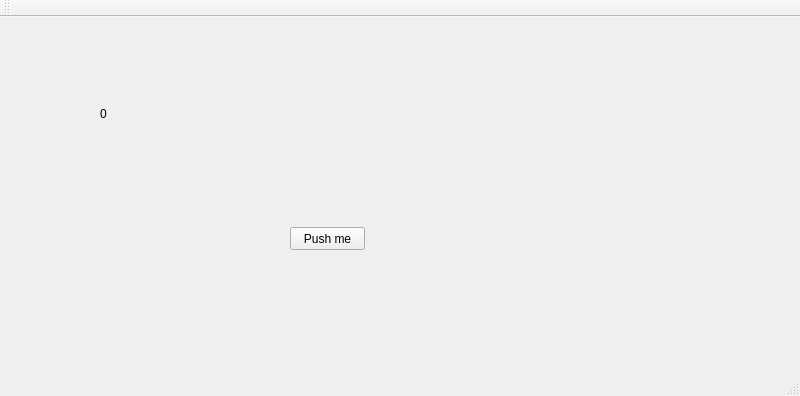
<?xml version="1.0" encoding="UTF-8"?>
<ui version="4.0">
 <class>MainWindow</class>
 <widget class="QMainWindow" name="MainWindow">
  <property name="geometry">
   <rect>
    <x>0</x>
    <y>0</y>
    <width>800</width>
    <height>396</height>
   </rect>
  </property>
  <property name="windowTitle">
   <string>MainWindow</string>
  </property>
  <widget class="QWidget" name="centralWidget">
   <widget class="QPushButton" name="pushButton">
    <property name="geometry">
     <rect>
      <x>290</x>
      <y>210</y>
      <width>75</width>
      <height>23</height>
     </rect>
    </property>
    <property name="text">
     <string>Push me</string>
    </property>
   </widget>
   <widget class="QLabel" name="label">
    <property name="geometry">
     <rect>
      <x>100</x>
      <y>90</y>
      <width>47</width>
      <height>13</height>
     </rect>
    </property>
    <property name="text">
     <string>0</string>
    </property>
   </widget>
  </widget>
  <widget class="QMenuBar" name="menuBar">
   <property name="geometry">
    <rect>
     <x>0</x>
     <y>0</y>
     <width>800</width>
     <height>21</height>
    </rect>
   </property>
  </widget>
  <widget class="QToolBar" name="mainToolBar">
   <attribute name="toolBarArea">
    <enum>TopToolBarArea</enum>
   </attribute>
   <attribute name="toolBarBreak">
    <bool>false</bool>
   </attribute>
  </widget>
  <widget class="QStatusBar" name="statusBar"/>
 </widget>
 <layoutdefault spacing="6" margin="11"/>
 <resources/>
 <connections/>
</ui>
